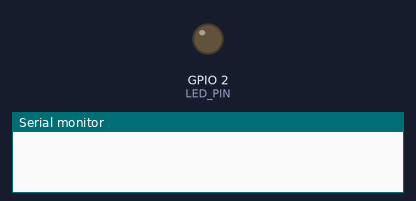
The sketch below on a simulated ESP32. Parts: output pins drawn as LEDs (lit = HIGH), the last lines printed to the serial monitor.

Above: at 0.5 s.
At 37.5 s:
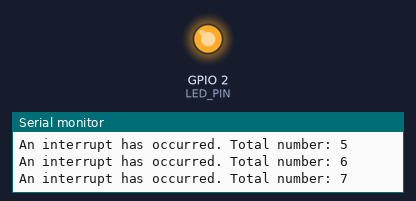
Timing chart, 0 to 39.0 s (numbered marks = the images above):
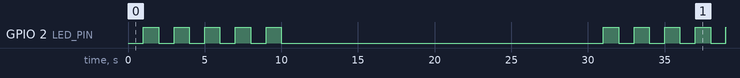

Measured:
- by itself, GPIO 2 (LED_PIN): repeats every 30.0 s: 4 × (LOW 1.0 s, HIGH 1.0 s), LOW 21.0 s, HIGH 1.0 s
- by itself, everything shown: repeats every 30.0 s, in 10 steps

The sketch:

Timer_ESP32_Example.ino
```cpp
/*
   Timer Interrupt in ESP32, Alarm generation in ESP32
   www.electronicwings.com
 */

#define LED_PIN 2  // In some ESP32 board have inbuilt LED

volatile int interruptCounter;    //for counting interrupt
volatile int interruptCounter_2;  //for counting interrupt
int totalInterruptCounter;        //total interrupt counting
int totalInterruptCounter_2;      //total interrupt counting
int LED_STATE = LOW;
hw_timer_t* timer = NULL;    //H/W timer defining (Pointer to the Structure)
hw_timer_t* timer_2 = NULL;  //H/W timer defining (Pointer to the Structure)

portMUX_TYPE timerMux = portMUX_INITIALIZER_UNLOCKED;

void IRAM_ATTR onTimer() {  //Defining Interrupt function with IRAM_ATTR for faster access
  portENTER_CRITICAL_ISR(&timerMux);
  interruptCounter++;
  portEXIT_CRITICAL_ISR(&timerMux);
}
void IRAM_ATTR onTimer_2() {  //Defining Interrupt function with IRAM_ATTR for faster access
  portENTER_CRITICAL_ISR(&timerMux);
  interruptCounter_2++;
  portEXIT_CRITICAL_ISR(&timerMux);
}

void setup() {
  Serial.begin(115200);
  pinMode(LED_PIN, OUTPUT);

  timer = timerBegin(0, 80, true);                  // timer 0, prescalar: 80, UP counting
  timer_2 = timerBegin(1, 80, true);                // timer 1, prescalar: 80, UP counting
  timerAttachInterrupt(timer, &onTimer, true);      // Attach interrupt
  timerAttachInterrupt(timer_2, &onTimer_2, true);  // Attach interrupt
  timerAlarmWrite(timer, 1000000, true);            // Match value= 1000000 for 1 sec. delay.
  timerAlarmWrite(timer_2, 1000000, true);          // Match value= 1000000 for 1 sec. delay.
  timerAlarmEnable(timer);                          // Enable Timer with interrupt (Alarm Enable)
}

void loop() {
  if (interruptCounter > 0) {

    portENTER_CRITICAL(&timerMux);
    interruptCounter--;
    portEXIT_CRITICAL(&timerMux);

    totalInterruptCounter++;  //counting total interrupt

    LED_STATE = !LED_STATE;            //toggle logic
    digitalWrite(LED_PIN, LED_STATE);  //Toggle LED
    Serial.print("An interrupt has occurred. Total number: ");
    Serial.println(totalInterruptCounter);
  }
  if (totalInterruptCounter > 9) {
    // timer_2 = timerBegin(1, 80, true);  // timer 1, prescalar: 80, UP counting
    // timerAttachInterrupt(timer_2, &onTimer, true);  // Attach interrupt
    // timerAlarmWrite(timer_2, 2000000, true);        // Match value= 2000000 for 2 sec. delay.
    totalInterruptCounter = 0;
    timerAlarmDisable(timer);
    timerWrite(timer, 0);
    timerAlarmEnable(timer_2);  // Enable Timer with interrupt (Alarm Enable)
  }
  if (interruptCounter_2 > 0) {

    portENTER_CRITICAL(&timerMux);
    interruptCounter_2--;
    portEXIT_CRITICAL(&timerMux);

    totalInterruptCounter_2++;  //counting total interrupt
    Serial.print("The Second interrupt has occurred. Total number: ");
    Serial.println(totalInterruptCounter_2);
  }
  if (totalInterruptCounter_2 > 19) {
    totalInterruptCounter_2 = 0;
    timerAlarmDisable(timer_2);
    timerWrite(timer_2, 0);
    timerAlarmEnable(timer);  // Enable Timer with interrupt (Alarm Enable)
  }
}
```
